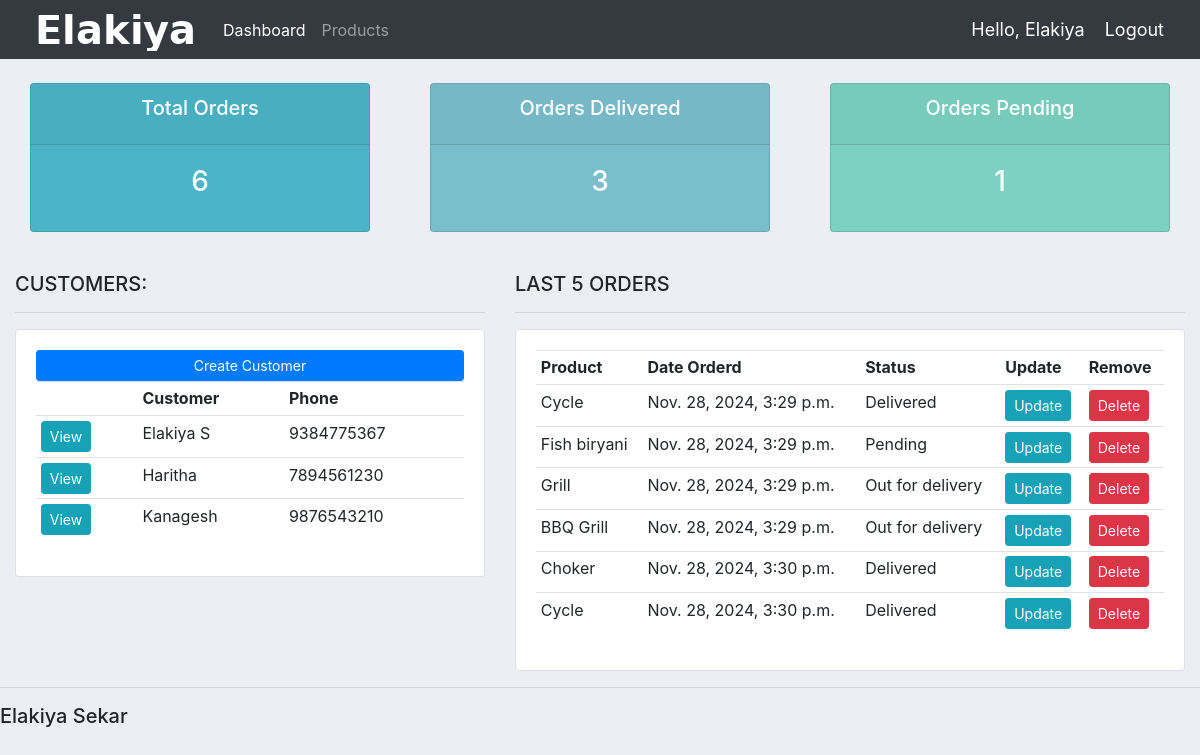
The app's page / (signed in) with its own data.
### account/models.py (models this page shows, shortened)
class Customer(models.Model):
    name=models.CharField(max_length=200,null=True)
    phone=models.CharField(max_length=200,null=True)
    email=models.CharField(max_length=200,null=True)
    date_created=models.DateTimeField(auto_now_add=True,null=True)

class Order(models.Model):
    STATUS = (
			('Pending', 'Pending'),
			('Out for delivery', 'Out for delivery'),
			('Delivered', 'Delivered'),
			)
    customer=models.ForeignKey(Customer,null=True, on_delete=models.SET_NULL)
    product=models.ForeignKey(Product,null=True,on_delete=models.SET_NULL)
    date_created=models.DateTimeField(auto_now_add=True,null=True)
    status=models.CharField(max_length=200,null=True,choices=STATUS)

class Product(models.Model):
    CATEGORY = (
			('Indoor', 'Indoor'),
			('Out Door', 'Out Door'),
			)
    name=models.CharField(max_length=200,null=True)
    price=models.FloatField(null=True)
    category=models.CharField(max_length=200,null=True,choices=CATEGORY)
    description=models.CharField(max_length=200,null=True,blank=True)
    date_created=models.DateTimeField(auto_now_add=True,null=True)
    tag=models.ManyToManyField(Tag)
    def __str__(self) -> str:
        return self.name

### account/decorators.py (the view)
    def wrapper_function(request, *args, **kwargs):
        group = None
        if request.user.groups.exists():
            group = request.user.groups.all()[0].name
        if group == 'customers':
            return redirect('user-page')
        if group == 'admin':
            return view_func(request, *args, **kwargs)
        return HttpResponse('You are not authorized to view this page')

### account/views.py (called while the page is built)
@login_required(login_url='login')
@admin_only
def home(request):
	orders = Order.objects.all()
	customers = Customer.objects.all()
	total_customers = customers.count()
	total_orders = orders.count()
	delivered = orders.filter(status='Delivered').count()
	pending = orders.filter(status='Pending').count()
	context = {'orders':orders, 'customers':customers,
	'total_orders':total_orders,'delivered':delivered,
	'pending':pending }
	return render(request, 'account/dashboard.html', context)

### account/templates/account/dashboard.html
{%  extends 'account/main.html' %}
{% block content %}
{%  include 'account/status.html' %}
<br>
<div class="row">
	<div class="col-md-5">
		<h5>CUSTOMERS:</h5>
		<hr>
		<div class="card card-body">
			<a class="btn btn-primary  btn-sm btn-block" href="">Create Customer</a>
			<table class="table table-sm">
				<tr>
					<th></th>
					<th>Customer</th>
					<th>Phone</th>
				</tr>
				{% for customer in customers %}
					<tr>
						<td><a class="btn btn-sm btn-info" href="{% url 'customer' customer.id %}">View</a></td>
						<td>{{customer.name}}</td>
						<td>{{customer.phone}}</td>
					</tr>
				{% endfor %}
			</table>
		</div>
	</div>
	<div class="col-md-7">
		<h5>LAST 5 ORDERS</h5>
		<hr>
		<div class="card card-body">
			<table class="table table-sm">
				<tr>
					<th>Product</th>
					<th>Date Orderd</th>
					<th>Status</th>
					<th>Update</th>
					<th>Remove</th>
				</tr>
				{% for order in orders %}
					<tr>
						<td>{{order.product}}</td>
						<td>{{order.date_created}}</td>
						<td>{{order.status}}</td>
						<td><a class="btn btn-sm btn-info" href="{% url 'update_order' order.id %}">Update</a></td>
						<td><a class="btn btn-sm btn-danger" href="{% url 'delete_order' order.id %}">Delete</a></td>
					</tr>
				{% endfor %}
			</table>
		</div>
	</div>
</div>
{% endblock %}

### account/templates/account/main.html (shortened to what this page needs)
{% load static %}
<!DOCTYPE html>
<html>
<head>
	<link rel="stylesheet" href="https://stackpath.bootstrapcdn.com/bootstrap/4.3.1/css/bootstrap.min.css">
	<link rel="stylesheet" type="text/css" href="{% static '/css/main.css' %}">
</head>
<body>
	{%  include 'account/navbar.html' %}
	<div class="container-fluid">
	{% block content %}
	{% endblock %}
    </div>
	<hr>
	<h5>Elakiya Sekar</h5>
</body>
</html>

### account/templates/account/navbar.html (shortened to what this page needs)
{% load static %}
<nav class="navbar navbar-expand-lg navbar-dark bg-dark">
 <img src="{% static 'images/logo.png' %}">
  <div class="collapse navbar-collapse" id="navbarNav">
    <ul class="navbar-nav">
      {% if request.user.is_staff %}
      <li class="nav-item active">
        <a class="nav-link" href="{% url 'home' %}">Dashboard</a>
      </li>
      <li class="nav-item">
        <a class="nav-link" href="{% url 'products' %}">Products</a>
      </li>
      {% endif %}
    </ul>
  </div>
  <span class="hello-msg">Hello, {{request.user}}</span>
  <span ><a  class="hello-msg" href="{% url 'logout' %}">Logout</a></span>
</nav>

### account/templates/account/status.html
<br>
<div class="row">
	<div class="col">
		<div class="col-md">
			<div class="card text-center text-white  mb-3" id="total-orders">
			  	<div class="card-header">
			  		<h5 class="card-title">Total Orders</h5>
			  	</div>
			  	<div class="card-body">
			    	<h3 class="card-title">{{total_orders}}</h3>
			  	</div>
			</div>
		</div>
	</div>
	<div class="col">
		<div class="col-md">
			<div class="card text-center text-white  mb-3" id="orders-delivered">
			  	<div class="card-header">
			  		<h5 class="card-title">Orders Delivered</h5>
			  	</div>
			  	<div class="card-body">
			    	<h3 class="card-title">{{delivered}}</h3>
			  	</div>
			</div>
		</div>
	</div>
	<div class="col">
		<div class="col-md">
			<div class="card text-center text-white  mb-3" id="orders-pending">
			  	<div class="card-header">
			  		<h5 class="card-title">Orders Pending</h5>
			  	</div>
			  	<div class="card-body">
			    	<h3 class="card-title">{{pending}}</h3>
			  	</div>
			</div>
		</div>
	</div>
</div>

### static/css/main.css (style rules this page uses)
body { background-color: #ebeff5; }
#total-orders { background-color: #4cb4c7; }
#orders-delivered { background-color: #7abecc; }
#orders-pending { background-color: #7CD1C0; }

### account/templates/account/navbar.html (style rules this page uses)
.hello-msg { font-size: 18px; color: #fff; margin-right: 20px; }

### records on screen
Customer: name "Elakiya S", phone "9384775367"
Customer: name "Haritha", phone "7894561230"
Customer: name "Kanagesh", phone "9876543210"
Order: product "Cycle", date_created "Nov. 28, 2024, 3:29 p.m.", status "Delivered"
Order: product "Fish biryani", date_created "Nov. 28, 2024, 3:29 p.m.", status "Pending"
Order: product "Grill", date_created "Nov. 28, 2024, 3:29 p.m.", status "Out for delivery"
Order: product "BBQ Grill", date_created "Nov. 28, 2024, 3:29 p.m.", status "Out for delivery"
Order: product "Choker", date_created "Nov. 28, 2024, 3:30 p.m.", status "Delivered"
Order: product "Cycle", date_created "Nov. 28, 2024, 3:30 p.m.", status "Delivered"

### other values on screen
{{ request.user }} "Elakiya"
{{ total_orders }} "6"
{{ delivered }} "3"
{{ pending }} "1"
